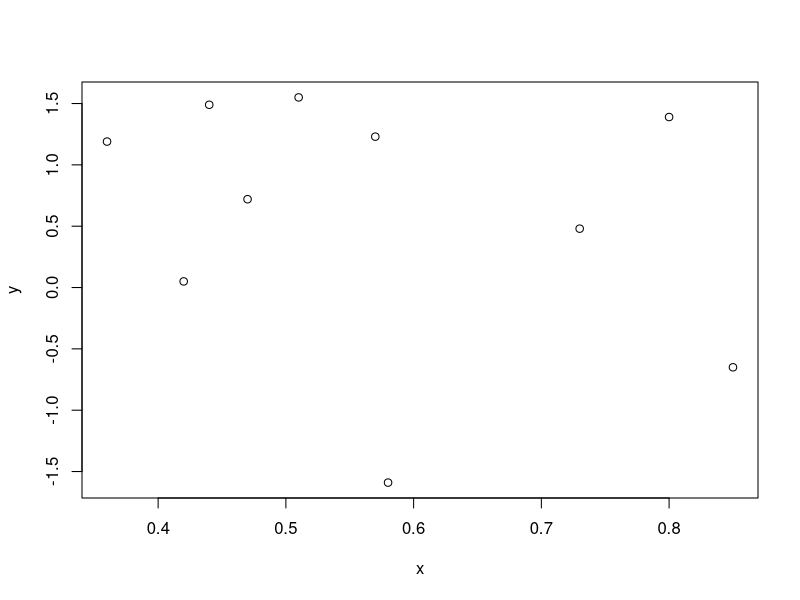
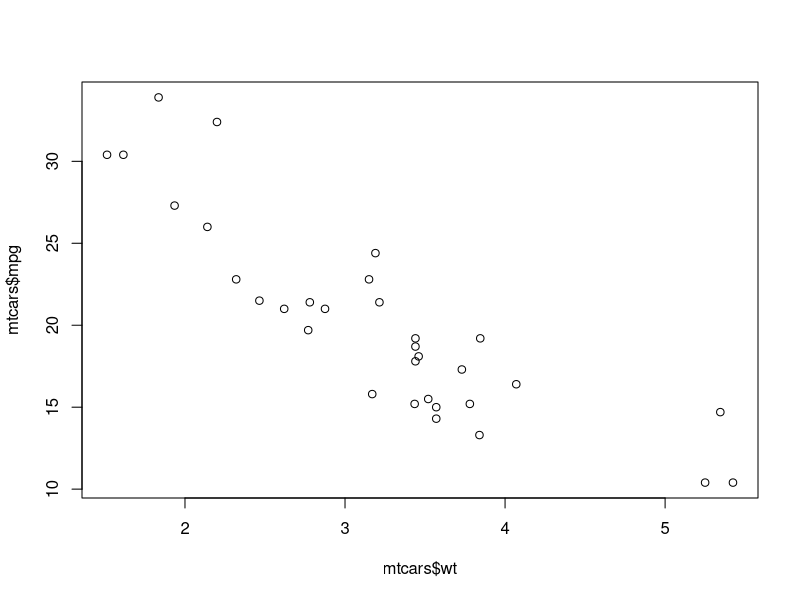

The R source for these figures, in order:
## ---- chunk 1
x <- c(0.18, -1.54, 0.42, 0.95)
w <- c(2, 1, 3, 1)

#Using the manual method we calculate mu
mu <- sum(w*x)/sum(w)
round(mu,4)

#Using the built in lm function
lm(x ~ 1, weights=w)$coefficients

## ---- chunk 2
x <- c(0.8, 0.47, 0.51, 0.73, 0.36, 0.58, 0.57, 0.85, 0.44, 0.42)
y <- c(1.39, 0.72, 1.55, 0.48, 1.19, -1.59, 1.23, -0.65, 1.49, 0.05)
plot(x,y)
coef(lm(y~ 0 + x))
## ---- chunk 3
data(mtcars)
plot(mtcars$wt, mtcars$mpg)
coef(lm(mtcars$mpg ~ mtcars$wt))

## ---- chunk 4
# t2 = t1 * 0.4
    t2 <- 1.5 * 0.4
    t2 
## ---- chunk 5
x <- c(8.58, 10.46, 9.01, 9.64, 8.86)
x <- (x-mean(x))/sd(x)
x[1]
## ---- chunk 6
x <- c(0.8, 0.47, 0.51, 0.73, 0.36, 0.58, 0.57, 0.85, 0.44, 0.42)
y <- c(1.39, 0.72, 1.55, 0.48, 1.19, -1.59, 1.23, -0.65, 1.49, 0.05)
## ---- chunk 7
names(lm(y ~ x))[1]
lm(y~x)$coefficients[1]
## ---- chunk 8
rm(list = ls())
## ---- chunk 9
x <- c(0.8, 0.47, 0.51, 0.73, 0.36, 0.58, 0.57, 0.85, 0.44, 0.42)
## ---- chunk 10
mean(x)

